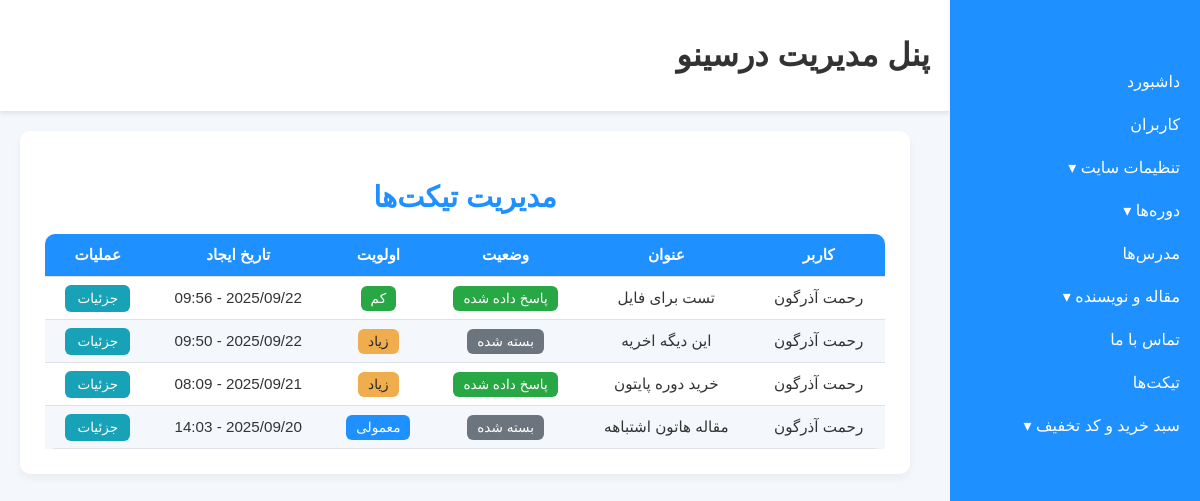
/admin_panel/tickets/ (signed in), run on an earlier commit of the app's database.
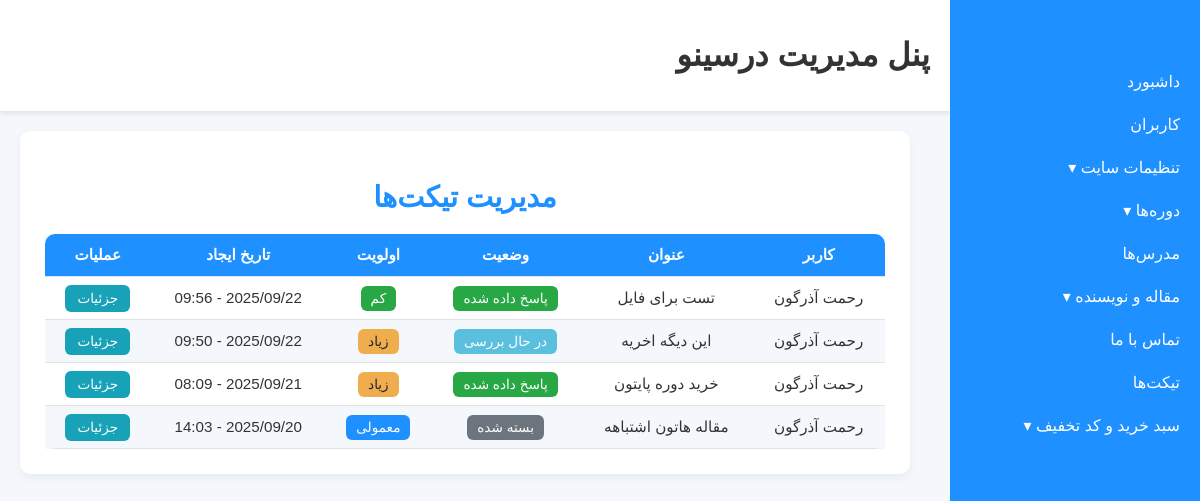
And on a later commit of the database.
### tickets_module/models.py (models this page shows, shortened)
class Ticket(models.Model):
    STATUS_OPEN = 'open'
    STATUS_PENDING = 'pending'
    STATUS_ANSWERED = 'answered'
    STATUS_CLOSED = 'closed'
    STATUS_CHOICES = [
        (STATUS_OPEN, 'باز'),
        (STATUS_PENDING, 'در حال بررسی'),
        (STATUS_ANSWERED, 'پاسخ داده شده'),
        (STATUS_CLOSED, 'بسته شده'),
    ]
    PRIORITY_LOW = 'low'
    PRIORITY_NORMAL = 'normal'
    PRIORITY_HIGH = 'high'
    PRIORITY_URGENT = 'urgent'
    PRIORITY_CHOICES = [
        (PRIORITY_LOW, 'کم'),
        (PRIORITY_NORMAL, 'معمولی'),
        (PRIORITY_HIGH, 'زیاد'),
        (PRIORITY_URGENT, 'فوری'),
    ]
    user = models.ForeignKey(User, on_delete=models.CASCADE, related_name='tickets', verbose_name='کاربر')
    subject = models.CharField(max_length=255, verbose_name='عنوان')
    message = models.TextField(verbose_name=' متن تیکت ')
    status = models.CharField(max_length=20, choices=STATUS_CHOICES, default=STATUS_OPEN, verbose_name='وضعیت')
    priority = models.CharField(max_length=10, choices=PRIORITY_CHOICES, default=PRIORITY_NORMAL, verbose_name='اولویت')
    is_read_by_staff = models.BooleanField(default=False, verbose_name='خوانده شده توسط ادمین')
    is_read_by_user = models.BooleanField(default=True, verbose_name='خوانده شده توسط کاربر')
    created_at = models.DateTimeField(auto_now_add=True, verbose_name='ساخته شده در')
    updated_at = models.DateTimeField(auto_now=True, verbose_name='به روزرسانی شده در')
    class Meta:
        verbose_name = 'تیکت'
        verbose_name_plural = 'تیکت‌ها'
        ordering = ['-updated_at', '-created_at']

### account_module/models.py (models this page shows, shortened)
class User(AbstractUser):
    image = models.ImageField(upload_to="images/profile", default="images/profile/Profile.png" ,verbose_name='تصویر پروفایل', null=True , blank=True)
    phone_number = models.CharField(max_length=200 , verbose_name='شماره تماس', null=True, blank=True)
    groups = models.ManyToManyField(
        'auth.Group',
        related_name="account_users",
        blank=True
    )
    user_permissions = models.ManyToManyField(
        'auth.Permission',
        related_name = "account_users_permissions",
        blank=True
    )
    class Meta:
        verbose_name = 'کاربر'
        verbose_name_plural = 'کاربران'

### admin_panel/views.py (the view)
class TicketListView(StaffRequiredMixin, ListView):
    model = Ticket
    template_name = 'admin_panel/tickets/ticket_list.html'
    context_object_name = 'tickets'
    ordering = ['-created_at']

### admin_panel/views.py (called while the page is built)
    def test_func(self):
        return self.request.user.is_staff

### context_processors/context_processors.py (called while the page is built)
def site_footer(request):
    site_setting = SiteSetting.objects.filter(is_main_setting=True).first()
    footer_link_boxes = FooterLinkBox.objects.prefetch_related('links').all()
    return{'footer_link_boxes':footer_link_boxes, 'setting':site_setting }

### admin_panel/templates/admin_panel/tickets/ticket_list.html
{% extends "admin_panel/admin_panel_base.html" %}
{% block content %}
<div class="table-wrapper">
    <h2 class="page-title">مدیریت تیکت‌ها</h2>
    <div class="table-container">
        <table class="custom-table">
            <thead>
                <tr>
                    <th>کاربر</th>
                    <th>عنوان</th>
                    <th>وضعیت</th>
                    <th>اولویت</th>
                    <th>تاریخ ایجاد</th>
                    <th>عملیات</th>
                </tr>
            </thead>
            <tbody>
                {% for ticket in tickets %}
                <tr>
                    <td>{{ ticket.user.get_full_name|default:ticket.user.username }}</td>
                    <td>{{ ticket.subject }}</td>
                    <td>
                        <span class="badge
                            {% if ticket.status == 'open' %}badge-warning
                            {% elif ticket.status == 'pending' %}badge-info
                            {% elif ticket.status == 'answered' %}badge-success
                            {% else %}badge-secondary{% endif %}">
                            {{ ticket.get_status_display }}
                        </span>
                    </td>
                    <td>
                        <span class="badge
                            {% if ticket.priority == 'low' %}badge-success
                            {% elif ticket.priority == 'normal' %}badge-primary
                            {% elif ticket.priority == 'high' %}badge-warning
                            {% else %}badge-danger{% endif %}">
                            {{ ticket.get_priority_display }}
                        </span>
                    </td>
                    <td>{{ ticket.created_at|date:"Y/m/d - H:i" }}</td>
                    <td>
                        <a href="{% url 'admin_panel:ticket_detail' ticket.id %}" class="btn-view">جزئیات</a>
                    </td>
                </tr>
                {% empty %}
                <tr>
                    <td colspan="6" class="text-center text-muted">هیچ تیکتی وجود ندارد</td>
                </tr>
                {% endfor %}
            </tbody>
        </table>
    </div>
</div>
{% endblock %}

### admin_panel/templates/admin_panel/admin_panel_base.html (shortened to what this page needs)
{% load static %}
<!DOCTYPE html>
<html lang="fa" dir="rtl">
<head>
    <link href="https://cdn.jsdelivr.net/gh/rastikerdar/vazir-font@latest/dist/font-face.css" rel="stylesheet">
    <link rel="stylesheet" href="{% static 'css/admin_panel.css' %}">
</head>
<body>
<div class="sidebar">
    <a href="{% url 'admin_panel:index' %}">داشبورد</a>
    <a href="{% url 'admin_panel:user_list' %}">کاربران</a>
    <div class="sidebar-dropdown">
        <a href="javascript:void(0)">تنظیمات سایت ▾</a>
    </div>
    <div class="sidebar-dropdown">
        <a href="javascript:void(0)">دوره‌ها ▾</a>
    </div>
    <a href="{% url 'admin_panel:teacher_list' %}">مدرس‌ها</a>
    <div class="sidebar-dropdown">
        <a href="javascript:void(0)">مقاله و نویسنده ▾</a>
    </div>
    <a href="{% url 'admin_panel:contact_list' %}">  تماس با ما  </a>
    <a href="{% url 'admin_panel:ticket_list' %}">تیکت‌ها</a>
    <div class="sidebar-dropdown">
        <a href="javascript:void(0)">سبد خرید و کد تخفیف ▾</a>
    </div>
</div>
<header>
    <h1>پنل مدیریت درسینو</h1>
</header>
<div class="container">
    {% block content %}{% endblock %}
</div>
</body>
</html>

### static/css/admin_panel.css (style rules this page uses)
body { font-family: 'Vazir', sans-serif; margin: 0; padding: 0; background-color: #f4f7fc; color: #333; }
.sidebar { background-color: #1E90FF; color: #fff; width: 250px; height: 100vh; position: fixed; top: 0; right: 0; padding-top: 60px; overflow-y: auto; }
.sidebar a { display: block; padding: 12px 20px; color: #fff; text-decoration: none; }
.sidebar-dropdown > a { cursor: pointer; }
header { background-color: #ffffff; padding: 15px 20px; margin-right: 250px; box-shadow: 0 2px 5px rgba(0,0,0,0.1); }
.container { margin-right: 270px; padding: 20px; }
.page-title { font-size: 1.6rem; margin-bottom: 20px; }
.table-container { overflow-x: auto; }
.custom-table { width: 100%; border-collapse: collapse; background-color: #fff; box-shadow: 0 2px 8px rgba(0,0,0,0.1); border-radius: 10px; overflow: hidden; }
.custom-table th, .custom-table td { padding: 12px 15px; text-align: center; border-bottom: 1px solid #ddd; }
.custom-table th { background-color: #1E90FF; color: #fff; font-weight: bold; }
.custom-table tr:nth-child(even) { background-color: #f4f7fc; }
.page-title { font-size: 1.6rem; font-weight: bold; margin-bottom: 20px; text-align: center; color: #1E90FF; }
.table-wrapper { margin: 30px auto; max-width: 1000px; }
.page-title { font-size: 1.6rem; font-weight: bold; color: #1E90FF; }
.custom-table { width: 100%; border-collapse: collapse; background-color: #fff; box-shadow: 0 2px 12px rgba(0,0,0,0.1); border-radius: 10px; overflow: hidden; }
.table-wrapper { margin: 30px auto; max-width: 900px; }
.page-title { font-size: 1.5rem; font-weight: bold; margin-bottom: 20px; text-align: center; color: #1E90FF; }
.page-title { font-size: 1.5rem; font-weight: bold; color: #1E90FF; text-align: center; }
.custom-table { width: 100%; border-collapse: collapse; background-color: #fff; border-radius: 10px; overflow: hidden; box-shadow: 0 2px 12px rgba(0,0,0,0.1); }
.btn-view { padding: 6px 12px; background-color: #1E90FF; color: #fff; border-radius: 5px; text-decoration: none; font-size: 0.85rem; }
.table-wrapper { max-width: 1000px; margin: 30px auto; padding: 20px; background-color: #fff; border-radius: 12px; box-shadow: 0 4px 15px rgba(0,0,0,0.08); }
.page-title { text-align: center; font-size: 1.5rem; color: #1E90FF; margin-bottom: 20px; }
.custom-table { width: 100%; border-collapse: collapse; }
.custom-table th, .custom-table td { padding: 12px 15px; text-align: center; border-bottom: 1px solid #eee; }
.badge-warning { background-color: #f0ad4e; color: #212529; padding: 5px 10px; border-radius: 5px; }
.badge-info { background-color: #5bc0de; color: #fff; padding: 5px 10px; border-radius: 5px; }
.badge-success { background-color: #28a745; color: #fff; padding: 5px 10px; border-radius: 5px; }
.badge-secondary { background-color: #6c757d; color: #fff; padding: 5px 10px; border-radius: 5px; }
.badge-primary { background-color: #1E90FF; color: #fff; padding: 5px 10px; border-radius: 5px; }
.page-title { color: #1E90FF; text-align: center; margin-bottom: 20px; }
.badge-success { background-color: #28a745; color: #fff; padding: 4px 8px; border-radius: 5px; }
.badge-warning { background-color: #f0ad4e; color: #212529; padding: 4px 8px; border-radius: 5px; }
.badge-info { background-color: #5bc0de; color: #fff; padding: 4px 8px; border-radius: 5px; }
.badge-primary { background-color: #1E90FF; color: #fff; padding: 4px 8px; border-radius: 5px; }
.badge-secondary { background-color: #6c757d; color: #fff; padding: 4px 8px; border-radius: 5px; }
.page-title { margin-bottom: 25px; }
.table-wrapper { background-color: #fff; padding: 25px; border-radius: 10px; box-shadow: 0 4px 8px rgba(0,0,0,0.05); max-width: 1000px; margin: 0 auto 40px auto; }
.custom-table { width: 100%; border-collapse: collapse; font-size: 0.95rem; }
.custom-table th, .custom-table td { padding: 12px 15px; border-bottom: 1px solid #dee2e6; text-align: center; }
.custom-table thead { background-color: #f8f9fa; font-weight: 600; }
.btn-view { background-color: #17a2b8; color: #fff; padding: 6px 12px; border-radius: 6px; text-decoration: none; font-size: 0.85rem; }
.page-title { font-size: 1.6rem; font-weight: 600; }
.table-container { overflow-x: auto; margin-top: 15px; }
.badge { font-size: 0.85rem; padding: 5px 10px; border-radius: 6px; }
.page-title { font-size: 1.8rem; margin-bottom: 20px; font-weight: 600; }

What changed in the data, as far as the page shows it:
changed Ticket "این دیگه اخریه": status "بسته شده" → "در حال بررسی"
